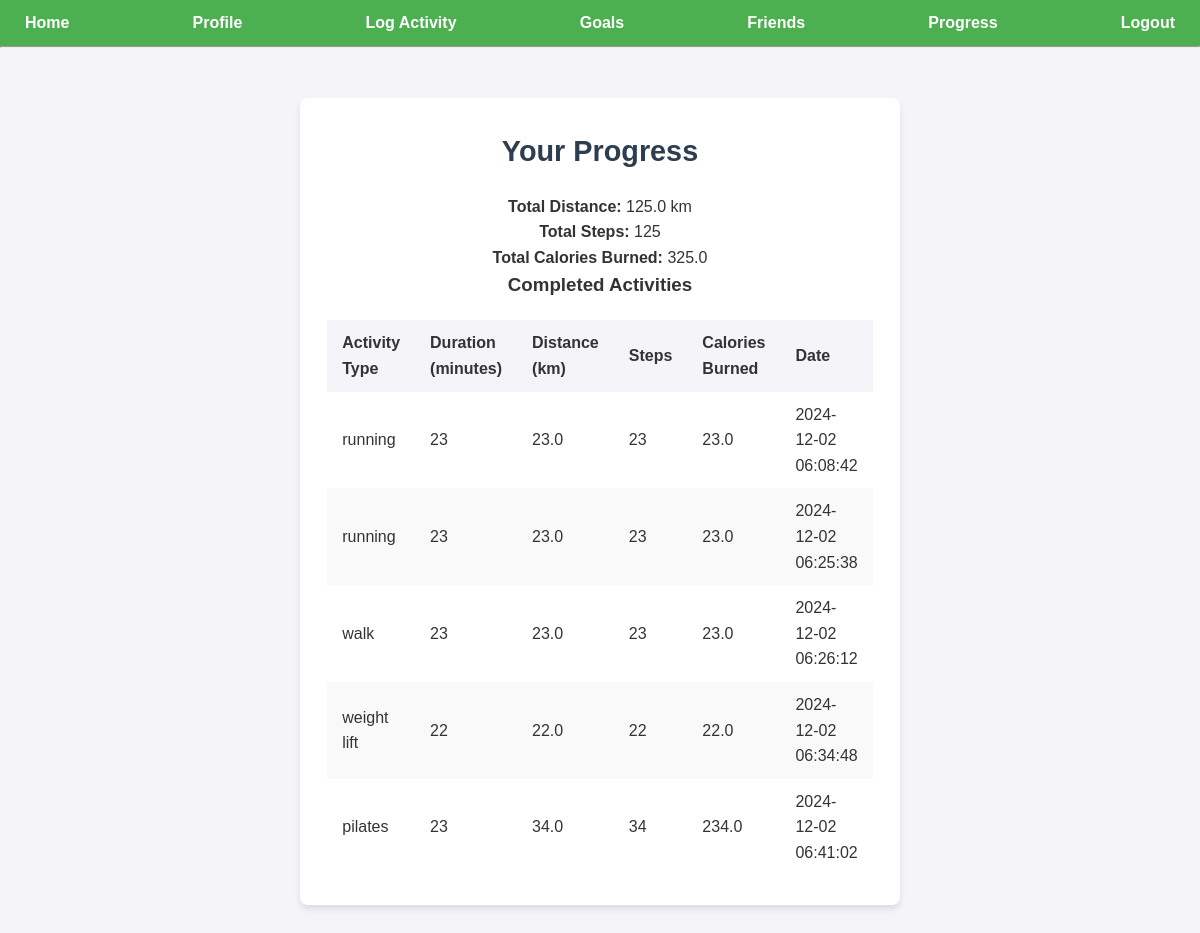
Page /progress (signed in) on the committed database.
### models.py (models this page shows)
class Activity(db.Model):
    __tablename__ = 'activities'
    id = db.Column(db.Integer, primary_key=True)
    user_id = db.Column(db.Integer, db.ForeignKey('users.id'), nullable=False)
    activity_type = db.Column(db.String(100), nullable=False)
    duration = db.Column(db.Integer, nullable=False)
    calories = db.Column(db.Float, nullable=True)
    distance = db.Column(db.Float, nullable=True)
    steps = db.Column(db.Integer, nullable=True)
    date_time = db.Column(db.DateTime, default=datetime.utcnow, nullable=False)
    user = db.relationship('User', back_populates='activities')

### app.py (the view)
@app.route('/progress')
def progress():
    if 'user_id' not in session:
        flash('Please log in to access your progress.')
        return redirect(url_for('login'))
    user = User.query.get(session['user_id'])
    activities = Activity.query.filter_by(user_id=user.id).all()
    total_distance = round(sum(a.distance for a in activities if a.distance), 2) if activities else 0
    total_steps = sum(a.steps for a in activities if a.steps) if activities else 0
    total_calories = round(sum(a.calories for a in activities if a.calories), 2) if activities else 0
    return render_template('progress.html', activities=activities, total_distance=total_distance,
                           total_steps=total_steps, total_calories=total_calories)

### app.py (called while the page is built)
@app.before_request
def create_tables_once():
    global first_request_done  # Declare the variable as global
    if not first_request_done:
        db.create_all()
        first_request_done = True

### templates/progress.html
{% extends "base.html" %}
{% block content %}
<div class="container">
    <h1>Your Progress</h1>
    <p><strong>Total Distance:</strong> {{ total_distance }} km</p>
    <p><strong>Total Steps:</strong> {{ total_steps }}</p>
    <p><strong>Total Calories Burned:</strong> {{ total_calories }}</p>
    <h3>Completed Activities</h3>
    {% if activities %}
    <table>
        <thead>
            <tr>
                <th>Activity Type</th>
                <th>Duration (minutes)</th>
                <th>Distance (km)</th>
                <th>Steps</th>
                <th>Calories Burned</th>
                <th>Date</th>
            </tr>
        </thead>
        <tbody>
            {% for activity in activities %}
            <tr>
                <td>{{ activity.activity_type }}</td>
                <td>{{ activity.duration }}</td>
                <td>{{ activity.distance if activity.distance is not none else 'N/A' }}</td>
                <td>{{ activity.steps if activity.steps is not none else 'N/A' }}</td>
                <td>{{ activity.calories if activity.calories is not none else 'N/A' }}</td>
                <td>{{ activity.date_time.strftime('%Y-%m-%d %H:%M:%S') }}</td>
            </tr>
            {% endfor %}
        </tbody>
    </table>
    {% else %}
    <p>You have not logged any activities yet.</p>
    {% endif %}
</div>
{% endblock %}

### static/style.css (style rules this page uses)
* { margin: 0; padding: 0; box-sizing: border-box; }
body { font-family: Arial, sans-serif; background-color: #f4f4f9; color: #333; line-height: 1.6; margin: 0; padding: 0; }
.container { max-width: 600px; margin: 50px auto; padding: 30px; background: white; border-radius: 8px; box-shadow: 0 4px 6px rgba(0, 0, 0, 0.1); display: flex; flex-direction: column; align-items: center; text-align: center; }
h1, h2 { font-size: 1.8rem; margin-bottom: 20px; color: #2c3e50; text-align: center; }
table { width: 100%; border-collapse: collapse; margin-top: 20px; }
th, td { text-align: left; padding: 10px 15px; }
th { background-color: #f4f4f9; font-weight: bold; }
tr:nth-child(even) { background-color: #f9f9f9; }
td:first-child { width: 50%; }
td:last-child { width: 50%; }

### rows in the picture
Activity: activity_type "running", duration "23", distance "23.0", steps "23", calories "23.0", date_time "2024-12-02 06:08:42"
Activity: activity_type "running", duration "23", distance "23.0", steps "23", calories "23.0", date_time "2024-12-02 06:25:38"
Activity: activity_type "walk", duration "23", distance "23.0", steps "23", calories "23.0", date_time "2024-12-02 06:26:12"
Activity: activity_type "weight lift", duration "22", distance "22.0", steps "22", calories "22.0", date_time "2024-12-02 06:34:48"
Activity: activity_type "pilates", duration "23", distance "34.0", steps "34", calories "234.0", date_time "2024-12-02 06:41:02"

### other values in the picture
{{ total_distance }} "125.0"
{{ total_steps }} "125"
{{ total_calories }} "325.0"
